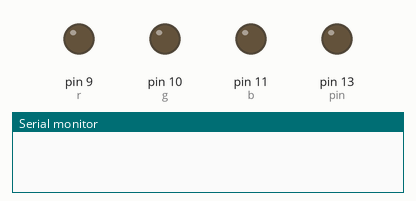
Bench run of a sketch on a simulated Arduino Uno, built with avr-gcc and run on an emulated ATmega328P. On the bench: output pins drawn as LEDs (lit = HIGH), the last lines printed to the serial monitor.

Above: at 0.05 s.
At 3.1 s:
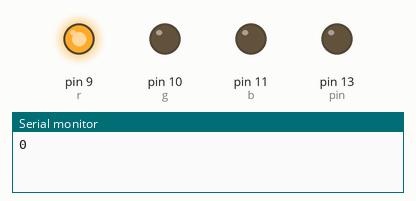
At 6.3 s:
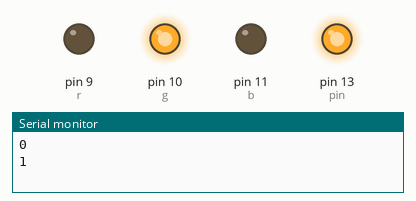
At 12.5 s:
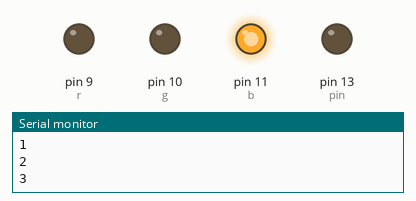
At 19.1 s:
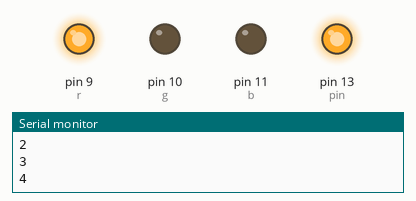
At 25.5 s:
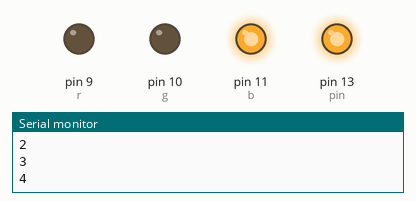
Timing chart, 0 to 25.9 s (numbered marks = the images above):
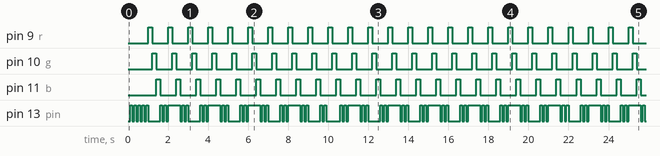

The sketch:

timer_sequence.ino
```cpp
#include "Timer.h"

Timer t;
const int pin = 13, r = 9, g = 10, b = 11;
int count = 0;

void setup(){
  Serial.begin(9600);
  pinMode(pin, OUTPUT);
  pinMode(r, OUTPUT);
  pinMode(g, OUTPUT);
  pinMode(b, OUTPUT);
  t.oscillate(pin, 100, LOW);
  t.every(3000, counter, 5);
  t.every(1000, led_sequence);
}

void loop(){
  t.update();
}

void counter(){
  Serial.println(count++);
}

void led_sequence(){
  digitalWrite(r, HIGH);
  delay(200);
  digitalWrite(r, LOW);
  digitalWrite(g, HIGH);
  delay(200);
  digitalWrite(g, LOW);
  digitalWrite(b, HIGH);
  delay(200);
  digitalWrite(b, LOW);
}
```

Measured:
- by itself, pin 9 (r), pin 10 (g), pin 11 (b): alternates HIGH for 0.20 s and LOW for 0.80 s
- by itself, pin 13 (pin): moves between LOW and HIGH, repeating every 19.9 s
